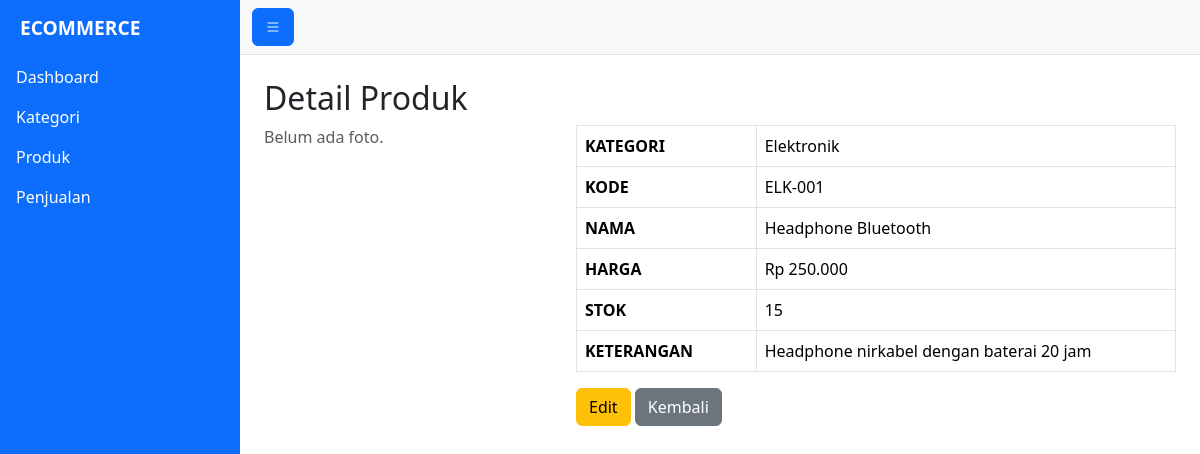
/produk/detail/1, run on the app's committed database.
### tables this page shows
CREATE TABLE IF NOT EXISTS tb_produk (
    produk_id         INT UNSIGNED  NOT NULL AUTO_INCREMENT,
    produk_id_kat     TINYINT(3)    NOT NULL,
    produk_kode       VARCHAR(50)   NOT NULL,
    produk_nama       VARCHAR(256)  NOT NULL,
    produk_hrg        INT UNSIGNED  NOT NULL DEFAULT 0,
    produk_keterangan TEXT          DEFAULT NULL,
    produk_stock      INT UNSIGNED  NOT NULL DEFAULT 0,
    produk_photo      VARCHAR(40)   DEFAULT NULL,
    created_at        TIMESTAMP     NOT NULL DEFAULT CURRENT_TIMESTAMP,
    updated_at        DATETIME      DEFAULT NULL,
    PRIMARY KEY (produk_id),
    UNIQUE KEY uk_produk_kode (produk_kode),
    KEY idx_produk_kat (produk_id_kat),
    CONSTRAINT fk_produk_kategori FOREIGN KEY (produk_id_kat)
        REFERENCES tb_kategori (kat_id)
        ON DELETE RESTRICT ON UPDATE CASCADE
);

CREATE TABLE IF NOT EXISTS tb_kategori (
    kat_id         TINYINT(3)   NOT NULL AUTO_INCREMENT,
    kat_nama       VARCHAR(50)  NOT NULL,
    kat_keterangan TEXT         DEFAULT NULL,
    created_at     TIMESTAMP    NOT NULL DEFAULT CURRENT_TIMESTAMP,
    updated_at     DATETIME     DEFAULT NULL,
    PRIMARY KEY (kat_id),
    UNIQUE KEY uk_kat_nama (kat_nama)
);

### app/core/Controller.php (called while the page is built, shortened)
<?php
class Controller
{
	protected function dashboard($view, $data = [])
	{
		$data['flash'] = $_SESSION['flash'] ?? null;
		require ROOT . "layouts/dashboard.php";
	}
	protected function ambilId($id): int
	{
		return (int) $id;
	}
}

### app/controllers/Produk.php (called while the page is built, shortened)
<?php
class Produk extends Controller
{
    private ProdukModel $model;
    public function __construct()
    {
        $this->model = new ProdukModel();
    }
    public function detail($id)
    {
        $row = $this->model->edit($this->ambilId($id));
        $this->dashboard('produk/detail', ['row' => $row]);
    }
}

### app/core/Bootstrap.php (called while the page is built, shortened)
<?php
class Bootstrap
{
    public function __construct()
    {
        $url = $_GET['page'] ?? $this->getRequestUri();
        $url = trim((string) filter_var($url, FILTER_SANITIZE_URL), '/');
        $url = $url === '' ? [] : explode('/', $url);
        $page = $url ? ucfirst(strtolower(array_shift($url))) : 'Index';
        $controller = new $class;
        $action = $url ? array_shift($url) : 'index';
        $params = array_values($url);
        call_user_func_array([$controller, $action], $params);
    }
}

### index.php (called while the page is built, shortened)
<?php
new App\Core\Bootstrap();

### app/core/Model.php (called while the page is built, shortened)
<?php
class Model
{
	public function __construct()
	{
		try {
$this->db = new PDO(
    "mysql:host=" . DB_HOST . ";port=3307;dbname=" . DB_NAME . ";charset=utf8mb4",
    DB_USER,
    DB_PASS,
    [
        PDO::ATTR_ERRMODE            => PDO::ERRMODE_EXCEPTION,
        PDO::ATTR_DEFAULT_FETCH_MODE => PDO::FETCH_ASSOC,
        PDO::ATTR_EMULATE_PREPARES   => false,
    ]
);
		} catch (\PDOException $e) {
			die(DEBUG ? "error! " . $e->getMessage() : "Tidak dapat terhubung ke database.");
		}
	}
}

### app/models/Produk.php (called while the page is built, shortened)
<?php
class Produk extends Model
{
      public function edit(int $id)
      {
            $sql = "SELECT p.*, k.kat_nama AS ktgr
                    FROM tb_produk p
                    LEFT JOIN tb_kategori k ON p.produk_id_kat = k.kat_id
                    WHERE p.produk_id=:produk_id";
            $stmt = $this->db->prepare($sql);
            $stmt->execute(['produk_id' => $id]);
            return $this->select($stmt);
      }
}

### inc/helpers.php (called while the page is built, shortened)
<?php
function e($teks): string
{
    return htmlspecialchars((string) ($teks ?? ''), ENT_QUOTES, 'UTF-8');
}
function rupiah($angka): string
{
    return "Rp " . number_format((int) $angka, 0, ",", ".");
}

### app/views/produk/detail.php (the view)
<h2>Detail Produk</h2>
<div class="row">
    <div class="col-md-4 mb-3">
        <?php if (!empty($data['row']['produk_photo'])) : ?>
            <img src="<?php echo URL; ?>/uploads/produk/<?php echo e($data['row']['produk_photo']); ?>"
                alt="<?php echo e($data['row']['produk_nama']); ?>" class="foto-detail img-thumbnail">
        <?php else : ?>
            <p class="text-muted">Belum ada foto.</p>
        <?php endif; ?>
    </div>
    <div class="col-md-8">
        <table class="table table-bordered">
            <tr>
                <th style="width: 30%">KATEGORI</th>
                <td><?php echo e($data['row']['ktgr']); ?></td>
            </tr>
            <tr>
                <th>KODE</th>
                <td><?php echo e($data['row']['produk_kode']); ?></td>
            </tr>
            <tr>
                <th>NAMA</th>
                <td><?php echo e($data['row']['produk_nama']); ?></td>
            </tr>
            <tr>
                <th>HARGA</th>
                <td><?php echo e(rupiah($data['row']['produk_hrg'])); ?></td>
            </tr>
            <tr>
                <th>STOK</th>
                <td><?php echo (int) $data['row']['produk_stock']; ?></td>
            </tr>
            <tr>
                <th>KETERANGAN</th>
                <td><?php echo nl2br(e($data['row']['produk_keterangan'])); ?></td>
            </tr>
        </table>
        <a href="<?php echo URL; ?>/produk/edit/<?php echo (int) $data['row']['produk_id']; ?>" class="btn btn-warning">Edit</a>
        <a href="<?php echo URL; ?>/produk" class="btn btn-secondary">Kembali</a>
    </div>
</div>

### layouts/assets/css/style.css (style rules this page uses)
body { overflow-x: hidden; }

### data on the page
tb_produk: produk_id_kat.kat_nama "Elektronik", produk_kode "ELK-001", produk_nama "Headphone Bluetooth", produk_hrg "Rp 250.000", produk_stock "15", produk_keterangan "Headphone nirkabel dengan baterai 20 jam"
